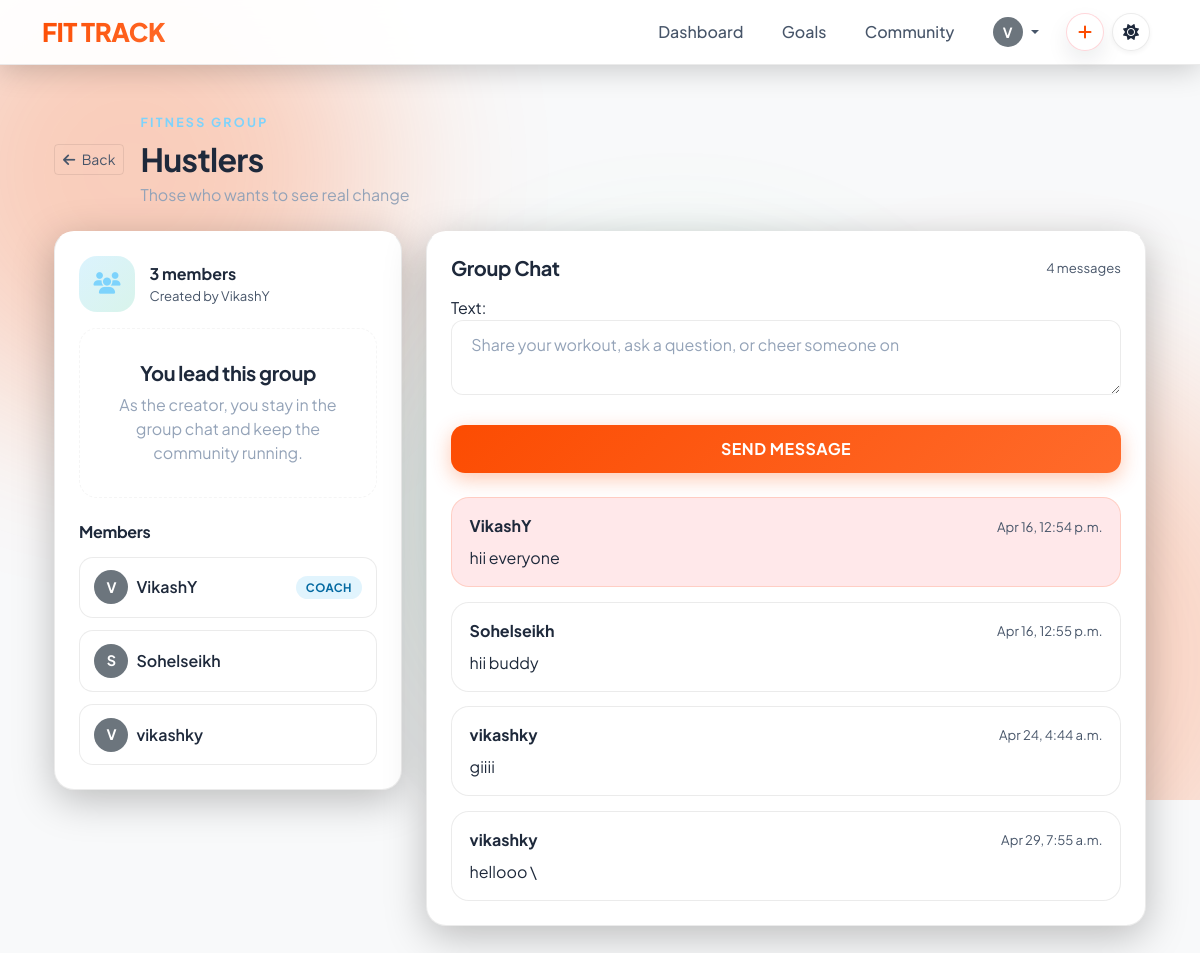
The app's page /users/community/groups/hustlers/ (signed in) with its own data.
### users/models.py (models this page shows, shortened)
class CustomUser(AbstractUser):
    age = models.PositiveIntegerField(null=True, blank=True)
    height = models.FloatField(null=True, blank=True, help_text="Height in cm")
    weight = models.FloatField(null=True, blank=True, help_text="Weight in kg")
    ACTIVITY_LEVEL_CHOICES = [
        ('Sedentary', 'Sedentary'),
        ('Lightly Active', 'Lightly Active'),
        ('Moderately Active', 'Moderately Active'),
        ('Very Active', 'Very Active'),
        ('Extra Active', 'Extra Active')
    ]
    activity_level = models.CharField(max_length=20, choices=ACTIVITY_LEVEL_CHOICES, blank=True, null=True)
    profile_picture = models.ImageField(upload_to='profile_pics/', blank=True, null=True)
    strava_athlete_id = models.BigIntegerField(blank=True, null=True)
    strava_access_token = models.CharField(max_length=255, blank=True)
    strava_refresh_token = models.CharField(max_length=255, blank=True)
    strava_token_expires_at = models.DateTimeField(blank=True, null=True)
    strava_scopes = models.CharField(max_length=255, blank=True)
    strava_last_sync_at = models.DateTimeField(blank=True, null=True)

class FitnessGroup(models.Model):
    name = models.CharField(max_length=120, unique=True)
    slug = models.SlugField(max_length=140, unique=True, blank=True)
    description = models.TextField(blank=True)
    created_by = models.ForeignKey(CustomUser, on_delete=models.CASCADE, related_name='created_fitness_groups')
    members = models.ManyToManyField(CustomUser, related_name='fitness_groups', blank=True)
    created_at = models.DateTimeField(auto_now_add=True)
    class Meta:
        ordering = ['name']

class GroupMessage(models.Model):
    group = models.ForeignKey(FitnessGroup, on_delete=models.CASCADE, related_name='messages')
    user = models.ForeignKey(CustomUser, on_delete=models.CASCADE, related_name='group_messages')
    text = models.TextField()
    created_at = models.DateTimeField(auto_now_add=True)
    class Meta:
        ordering = ['created_at']

### users/views.py (the view)
# urls.py: path('community/groups/<slug:slug>/', views.group_detail, name='group_detail'),
@login_required
def group_detail(request, slug):
    group = get_object_or_404(
        FitnessGroup.objects.select_related('created_by').prefetch_related('members', 'messages__user'),
        slug=slug,
    )
    is_member = group.members.filter(id=request.user.id).exists()
    if request.method == 'POST':
        if not is_member:
            messages.error(request, 'Join this fitness group to start chatting.')
            return redirect('group_detail', slug=group.slug)
        form = GroupMessageForm(request.POST)
        if form.is_valid():
            message = form.save(commit=False)
            message.group = group
            message.user = request.user
            message.save()
            messages.success(request, 'Message sent to the group.')
            return redirect('group_detail', slug=group.slug)
    else:
        form = GroupMessageForm()
    context = {
        'group': group,
        'messages_list': group.messages.select_related('user').all(),
        'is_member': is_member,
        'message_form': form,
    }
    return render(request, 'users/group_detail.html', context)

### users/forms.py
class GroupMessageForm(forms.ModelForm):
    class Meta:
        model = GroupMessage
        fields = ['text']
        widgets = {
            'text': forms.Textarea(attrs={'class': 'form-control', 'rows': 2, 'placeholder': 'Share your workout, ask a question, or cheer someone on'}),
        }

### users/templates/users/group_detail.html (shortened to what this page needs)
{% extends "base.html" %}
{% block content %}
<div class="container py-4">
    <div class="d-flex align-items-center gap-3 mb-4">
        <a href="{% url 'user_list' %}" class="btn btn-sm btn-outline-secondary">
            <i class="fa-solid fa-arrow-left me-1"></i> Back
        </a>
        <div>
            <p class="auth-hero-kicker mb-2">Fitness Group</p>
            <h2 class="fw-bold mb-1">{{ group.name }}</h2>
            <p class="text-muted mb-0">{{ group.description|default:"Train together, share progress, and keep the momentum going." }}</p>
        </div>
    </div>
    <div class="row g-4">
        <div class="col-lg-4">
            <div class="strava-card p-4">
                <div class="community-group-hero mb-3">
                    <div class="community-group-hero__icon">
                        <i class="fa-solid fa-users"></i>
                    </div>
                    <div>
                        <div class="fw-bold">{{ group.members.count }} members</div>
                        <div class="goal-meta">Created by {{ group.created_by.username }}</div>
                    </div>
                </div>
                {% if request.user == group.created_by %}
                <div class="empty-state-panel mb-4">
                    <h5 class="mb-2">You lead this group</h5>
                    <p class="text-muted mb-0">As the creator, you stay in the group chat and keep the community running.</p>
                </div>
                {% endif %}
                <h6 class="fw-bold mb-3">Members</h6>
                <div class="community-member-list">
                    {% for member in group.members.all %}
                    <div class="community-member-row">
                        <div class="d-flex align-items-center gap-2">
                            {% if member.profile_picture %}
                            <img src="{{ member.profile_picture.url }}" alt="{{ member.username }}" class="rounded-circle" style="width: 34px; height: 34px; object-fit: cover;">
                            {% else %}
                            <div class="rounded-circle bg-secondary text-white d-flex align-items-center justify-content-center" style="width: 34px; height: 34px; font-size: 0.9rem; font-weight: 700;">
                                {{ member.username|make_list|first|upper }}
                            </div>
                            {% endif %}
                            <span class="fw-semibold">{{ member.username }}</span>
                        </div>
                        {% if member == group.created_by %}
                        <span class="goal-chip">Coach</span>
                        {% endif %}
                    </div>
                    {% endfor %}
                </div>
            </div>
        </div>
        <div class="col-lg-8">
            <div class="strava-card p-4">
                <div class="d-flex justify-content-between align-items-center mb-3">
                    <h5 class="fw-bold mb-0">Group Chat</h5>
                    <span class="goal-meta">{{ messages_list|length }} messages</span>
                </div>
                {% if is_member %}
                <form method="post" class="dashboard-form-stack mb-4">
                    {{ message_form.as_p }}
                    <button type="submit" class="btn btn-primary align-self-start">Send Message</button>
                </form>
                {% else %}
                <div class="empty-state-panel mb-4">
                    <h5 class="mb-2">Join to chat</h5>
                    <p class="text-muted mb-0">You can read about the group now, but you need to join before posting messages.</p>
                </div>
                {% endif %}
                <div class="community-chat-stream">
                    {% for item in messages_list %}
                    <div class="community-chat-bubble {% if item.user == request.user %}community-chat-bubble--own{% endif %}">
                        <div class="d-flex justify-content-between align-items-center gap-3 mb-2">
                            <strong>{{ item.user.username }}</strong>
                            <span class="goal-meta">{{ item.created_at|date:"M d, P" }}</span>
                        </div>
                        <p class="mb-0">{{ item.text }}</p>
                    </div>
                    {% empty %}
                    <div class="empty-state-panel">
                        <h5 class="mb-2">No messages yet</h5>
                        <p class="text-muted mb-0">Be the first person to welcome everyone and get the conversation moving.</p>
                    </div>
                    {% endfor %}
                </div>
            </div>
        </div>
    </div>
</div>
{% endblock %}

### templates/base.html (shortened to what this page needs)
{% load static %}
<!DOCTYPE html>
<html lang="en">
<head>
  <link href="https://cdn.jsdelivr.net/npm/bootstrap@5.3.0/dist/css/bootstrap.min.css" rel="stylesheet">
  <link rel="stylesheet" href="https://cdnjs.cloudflare.com/ajax/libs/font-awesome/6.4.0/css/all.min.css">
  <link rel="stylesheet" href="{% static 'css/main.css' %}">
  <link rel="stylesheet" href="https://unpkg.com/leaflet@1.9.4/dist/leaflet.css"/>
</head>
<body>
  <div class="ambient-bg">
    <div class="ambient-orb orb-1"></div>
  </div>
  <nav class="navbar navbar-expand-lg navbar-custom sticky-top">
    <div class="container">
      <a class="navbar-brand" href="{% url 'dashboard' %}">
        FIT TRACK
      </a>
      <div class="collapse navbar-collapse" id="navbarNav">
        <ul class="navbar-nav ms-auto align-items-center">
          {% if user.is_authenticated %}
          <li class="nav-item">
            <a class="nav-link" href="{% url 'dashboard' %}">Dashboard</a>
          </li>
          <li class="nav-item">
            <a class="nav-link" href="{% url 'goals_page' %}">Goals</a>
          </li>
          <li class="nav-item">
            <a class="nav-link" href="{% url 'user_list' %}">Community</a>
          </li>
          <li class="nav-item dropdown">
            <a class="nav-link dropdown-toggle d-flex align-items-center" href="#" id="navbarDropdown" role="button"
              data-bs-toggle="dropdown" aria-expanded="false">
              {% if user.profile_picture %}
              <img src="{{ user.profile_picture.url }}" alt="Profile" class="rounded-circle me-1"
                style="width: 30px; height: 30px; object-fit: cover;">
              {% else %}
              <div class="rounded-circle bg-secondary text-white d-flex align-items-center justify-content-center me-1"
                style="width: 30px; height: 30px; font-size: 14px; font-weight: bold;">
                {{ user.username|make_list|first|upper }}
              </div>
              {% endif %}
            </a>
          </li>
          <li class="nav-item ms-2 d-none d-lg-block">
            <div class="dropdown">
              <button class="btn d-flex align-items-center justify-content-center p-0 rounded-circle quick-create-btn"
                type="button" data-bs-toggle="dropdown"
                style="width: 38px; height: 38px;">
                <i class="fa-solid fa-plus m-0"></i>
              </button>
            </div>
          </li>
          {% endif %}
          <li class="nav-item ms-2 me-2 d-flex align-items-center">
            <button id="themeToggleBtn" class="theme-toggle-btn" aria-label="Toggle Theme">
              <i class="fa-solid fa-moon" id="themeIcon"></i>
            </button>
          </li>
        </ul>
      </div>
    </div>
  </nav>
  <main class="container py-4">
    {% block content %}{% endblock %}
  </main>
</body>
</html>

### records on screen
CustomUser: username|make_list "V", username "VikashY", shows "COACH"
FitnessGroup: name "Hustlers", description "Those who wants to see real change", members.count "3", created_by.username "VikashY"
CustomUser: username|make_list "S", username "Sohelseikh"
CustomUser: username|make_list "V", username "vikashky"
GroupMessage: user.username "VikashY", created_at "Apr 16, 12:54 p.m.", text "hii everyone"
GroupMessage: user.username "Sohelseikh", created_at "Apr 16, 12:55 p.m.", text "hii buddy"
GroupMessage: user.username "vikashky", created_at "Apr 24, 4:44 a.m.", text "giiii"
GroupMessage: user.username "vikashky", created_at "Apr 29, 7:55 a.m.", text "hellooo \\"

### other values on screen
{{ messages_list|length }} "4"
